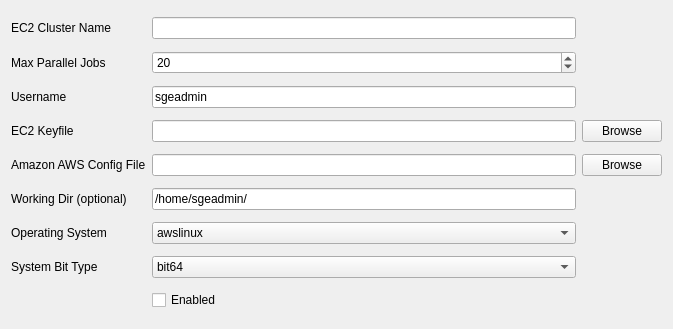
<?xml version="1.0" encoding="UTF-8"?>
<ui version="4.0">
 <class>EC2Grid</class>
 <widget class="QWidget" name="EC2Grid">
  <property name="geometry">
   <rect>
    <x>0</x>
    <y>0</y>
    <width>673</width>
    <height>329</height>
   </rect>
  </property>
  <property name="windowTitle">
   <string>Form</string>
  </property>
  <layout class="QGridLayout" name="gridLayout">
   <item row="3" column="0">
    <widget class="QLabel" name="serverLabel">
     <property name="text">
      <string>EC2 Keyfile</string>
     </property>
    </widget>
   </item>
   <item row="8" column="0">
    <widget class="QLabel" name="bitLabel">
     <property name="text">
      <string>System Bit Type</string>
     </property>
    </widget>
   </item>
   <item row="2" column="1">
    <widget class="QLineEdit" name="user">
     <property name="text">
      <string>sgeadmin</string>
     </property>
     <property name="readOnly">
      <bool>false</bool>
     </property>
    </widget>
   </item>
   <item row="6" column="0">
    <widget class="QLabel" name="working_dirLabel">
     <property name="text">
      <string>Working Dir (optional)</string>
     </property>
    </widget>
   </item>
   <item row="5" column="1">
    <widget class="QLineEdit" name="amazon_aws_config">
     <property name="readOnly">
      <bool>false</bool>
     </property>
    </widget>
   </item>
   <item row="2" column="0">
    <widget class="QLabel" name="userLabel">
     <property name="text">
      <string>Username</string>
     </property>
    </widget>
   </item>
   <item row="0" column="1">
    <widget class="QLineEdit" name="cluster_name">
     <property name="readOnly">
      <bool>false</bool>
     </property>
    </widget>
   </item>
   <item row="7" column="0">
    <widget class="QLabel" name="osLabel">
     <property name="text">
      <string>Operating System</string>
     </property>
    </widget>
   </item>
   <item row="3" column="1">
    <widget class="QLineEdit" name="keyfile">
     <property name="readOnly">
      <bool>false</bool>
     </property>
    </widget>
   </item>
   <item row="5" column="2">
    <widget class="QPushButton" name="amazon_aws_configButton">
     <property name="text">
      <string>Browse</string>
     </property>
    </widget>
   </item>
   <item row="5" column="0">
    <widget class="QLabel" name="awsConfigLabel">
     <property name="text">
      <string>Amazon AWS Config File</string>
     </property>
    </widget>
   </item>
   <item row="0" column="0">
    <widget class="QLabel" name="cluster_nameLabel">
     <property name="text">
      <string>EC2 Cluster Name</string>
     </property>
    </widget>
   </item>
   <item row="3" column="2">
    <widget class="QPushButton" name="keyFileButton">
     <property name="text">
      <string>Browse</string>
     </property>
    </widget>
   </item>
   <item row="7" column="1">
    <widget class="QComboBox" name="os">
     <item>
      <property name="text">
       <string>awslinux</string>
      </property>
     </item>
     <item>
      <property name="text">
       <string>linux</string>
      </property>
     </item>
     <item>
      <property name="text">
       <string>win</string>
      </property>
     </item>
     <item>
      <property name="text">
       <string>mac</string>
      </property>
     </item>
    </widget>
   </item>
   <item row="1" column="0">
    <widget class="QLabel" name="max_parallel_jobsLabel">
     <property name="text">
      <string>Max Parallel Jobs</string>
     </property>
    </widget>
   </item>
   <item row="8" column="1">
    <widget class="QComboBox" name="bit">
     <item>
      <property name="text">
       <string>bit64</string>
      </property>
     </item>
     <item>
      <property name="text">
       <string>bit32</string>
      </property>
     </item>
    </widget>
   </item>
   <item row="6" column="1">
    <widget class="QLineEdit" name="working_directory">
     <property name="text">
      <string>/home/sgeadmin/</string>
     </property>
     <property name="readOnly">
      <bool>false</bool>
     </property>
    </widget>
   </item>
   <item row="9" column="1">
    <widget class="QCheckBox" name="enabled">
     <property name="text">
      <string>Enabled</string>
     </property>
    </widget>
   </item>
   <item row="1" column="1">
    <widget class="QSpinBox" name="max_parallel_jobs">
     <property name="minimum">
      <number>1</number>
     </property>
     <property name="maximum">
      <number>999</number>
     </property>
     <property name="value">
      <number>20</number>
     </property>
    </widget>
   </item>
  </layout>
 </widget>
 <tabstops>
  <tabstop>cluster_name</tabstop>
  <tabstop>max_parallel_jobs</tabstop>
  <tabstop>user</tabstop>
  <tabstop>keyfile</tabstop>
  <tabstop>keyFileButton</tabstop>
  <tabstop>amazon_aws_config</tabstop>
  <tabstop>amazon_aws_configButton</tabstop>
  <tabstop>working_directory</tabstop>
  <tabstop>os</tabstop>
  <tabstop>bit</tabstop>
  <tabstop>enabled</tabstop>
 </tabstops>
 <resources/>
 <connections/>
</ui>
